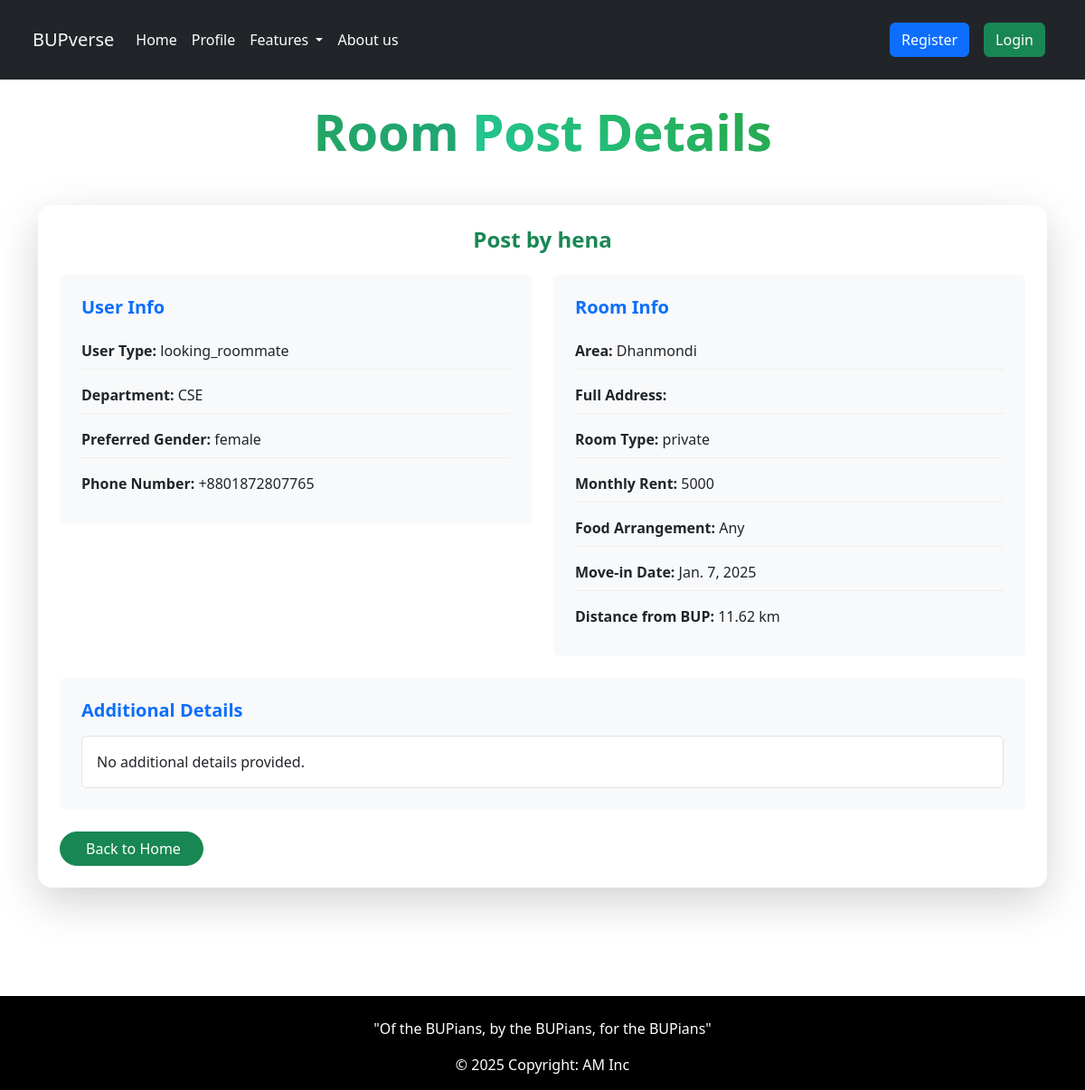
The app's page /roommate/post/20/ with its own data.
### roommate_finder/models.py (models this page shows, shortened)
class roomPost(models.Model):
    user = models.OneToOneField(User, on_delete=models.CASCADE)
    user_type = models.CharField(max_length=16, choices=USER_TYPE_CHOICES)
    rent = models.PositiveIntegerField(help_text="Enter monthly rent")
    gender = models.CharField(max_length=10,choices=GENDER_CHOICES)
    food = models.CharField(max_length=20, choices=FOOD_TYPE)
    area = models.CharField(max_length=100, choices=LOCATION_CHOICES)
    department = models.CharField(max_length=50, choices=DEPARTMENT_CHOICES)
    phone_number = PhoneNumberField(blank=True, default='+880100000000')
    move_in_date = models.DateField(default=timezone.now)
    room_type = models.CharField(max_length=10, choices=ROOM_TYPE_CHOICES)
    full_address = models.TextField(blank=True, null=True, help_text="Write Address in detail")
    description = models.TextField(blank=True, null=True)
    latitude = models.FloatField(blank=True, null=True)
    longitude = models.FloatField(blank=True, null=True)
    dist_from_bup = models.FloatField(blank=True, null=True)
    created_at = models.DateTimeField(auto_now_add=True)

### roommate_finder/views.py (the view)
# urls.py: path('post/<int:post_id>/', views.room_post_details, name='room_post_details'),
def room_post_details(request, post_id):
    post = get_object_or_404(roomPost, id=post_id)
    return render(request, 'room_post_details.html', {'post': post})

### roommate_finder/templates/room_post_details.html (shortened to what this page needs)
{% extends "layout.html" %}
{% load static %}
{% block content %}
<div class="container py-4">
    <div class="text-center mb-5">
        <h1 class="display-4 fw-bold mb-3 text-gradient-primary">Room <span class="text-gradient-success">Post Details</span></h1>
    </div>
    {% if post %}
    <div class="card border-0 shadow-lg mb-5" style="border-radius: 15px;">
        <div class="card-body p-4">
            <h4 class="text-center mb-4 text-success fw-bold">Post by {{ post.user.username }}</h4>
            <div class="row g-4">
                <div class="col-md-6">
                    <div class="info-section bg-light p-4 rounded">
                        <h5 class="text-primary fw-bold mb-3">User Info</h5>
                        <div class="info-item mb-2">
                            <span class="fw-bold text-dark">User Type:</span> {{ post.user_type }}
                        </div>
                        <div class="info-item mb-2">
                            <span class="fw-bold text-dark">Department:</span> {{ post.department }}
                        </div>
                        <div class="info-item mb-2">
                            <span class="fw-bold text-dark">Preferred Gender:</span> {{ post.gender }}
                        </div>
                        <div class="info-item">
                            <span class="fw-bold text-dark">Phone Number:</span> {{ post.phone_number }}
                        </div>
                    </div>
                </div>
                <div class="col-md-6">
                    <div class="info-section bg-light p-4 rounded">
                        <h5 class="text-primary fw-bold mb-3">Room Info</h5>
                        <div class="info-item mb-2">
                            <span class="fw-bold text-dark">Area:</span> {{ post.area }}
                        </div>
                        <div class="info-item mb-2">
                            <span class="fw-bold text-dark">Full Address:</span> {{ post.full_address }}
                        </div>
                        <div class="info-item mb-2">
                            <span class="fw-bold text-dark">Room Type:</span> {{ post.room_type }}
                        </div>
                        <div class="info-item mb-2">
                            <span class="fw-bold text-dark">Monthly Rent:</span> {{ post.rent }}
                        </div>
                        <div class="info-item mb-2">
                            <span class="fw-bold text-dark">Food Arrangement:</span> {{ post.food }}
                        </div>
                        <div class="info-item mb-2">
                            <span class="fw-bold text-dark">Move-in Date:</span> {{ post.move_in_date }}
                        </div>
                        <div class="info-item">
                            <span class="fw-bold text-dark">Distance from BUP:</span> {{ post.dist_from_bup }} km
                        </div>
                    </div>
                </div>
            </div>
            <div class="mt-4">
                <div class="info-section bg-light p-4 rounded">
                    <h5 class="text-primary fw-bold mb-3">Additional Details</h5>
                    <div class="border p-3 rounded bg-white">
                        {{ post.description|default:"No additional details provided." }}
                    </div>
                </div>
            </div>
            <div class="d-flex justify-content-between mt-4">
                <a href="{% url 'room_homepage' %}" class="btn btn-success rounded-pill px-4">
                     Back to Home
                </a>
            </div>
        </div>
    </div>
    {% endif %}
</div>
<div class="position-fixed top-0 start-0 w-100 h-100" style="pointer-events: none; z-index: -1;">
    <div class="position-absolute top-0 start-0 w-100 h-100 bg-gradient-primary opacity-5"></div>
</div>
{% endblock %}

### roommate_finder/templates/room_post_details.html (style rules this page uses)
.text-gradient-primary { background: linear-gradient(45deg, #28a745, #17a2b8); -webkit-background-clip: text; background-clip: text; -webkit-text-fill-color: transparent; }
.text-gradient-success { background: linear-gradient(45deg, #20c997, #28a745); -webkit-background-clip: text; background-clip: text; -webkit-text-fill-color: transparent; }
.info-section { transition: transform 0.3s ease; }
.info-item { padding: 8px 0; border-bottom: 1px solid #eee; }
.info-item:last-child { border-bottom: none; }

### records on screen
roomPost: user.username "hena", user_type "looking_roommate", department "CSE", gender "female", phone_number "+8801872807765", area "Dhanmondi", room_type "private", rent "5000", food "Any", move_in_date "Jan. 7, 2025", dist_from_bup "11.62", description "No additional details provided."
